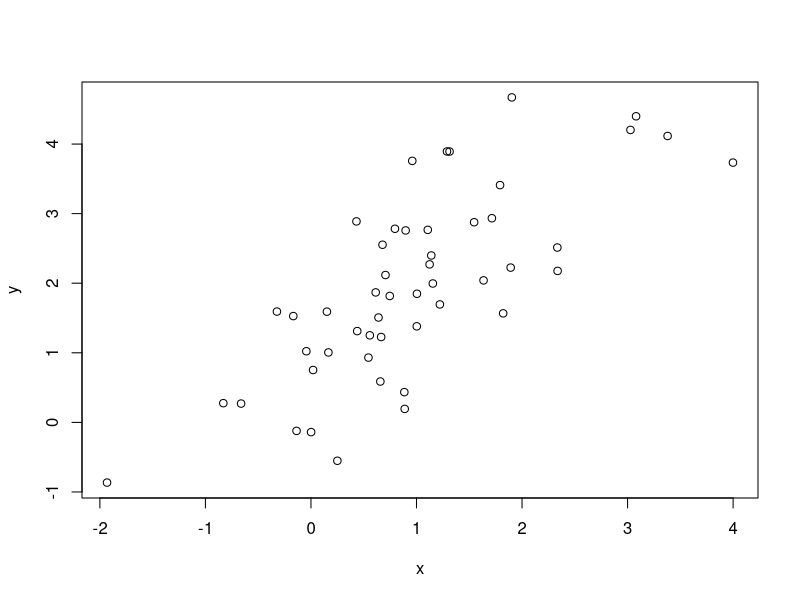
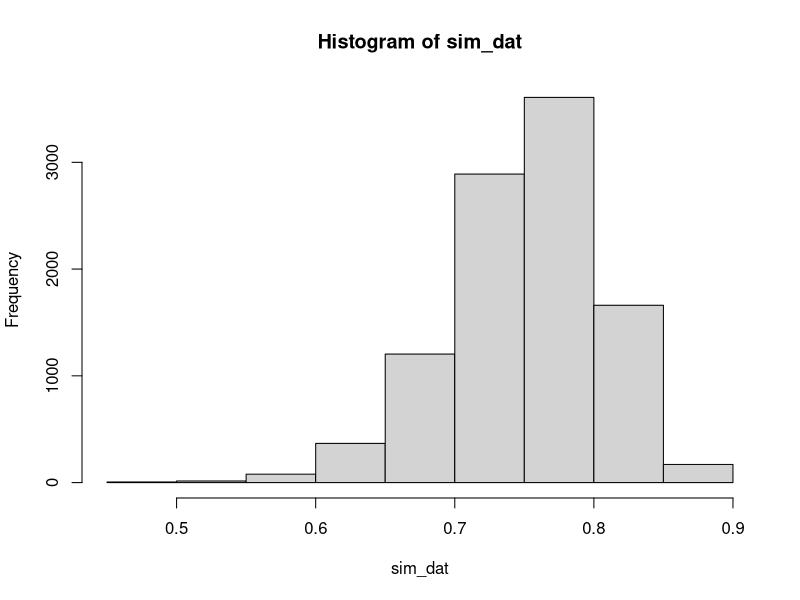

Recreate these plots in R, in order.
x <- rnorm(50, 1, 1)
y <-  x + rnorm(50, 1, 1)
cor(x, y)
1/sqrt(2)

plot(x, y)
my_dat <- data.frame(x = x, y = y)
sim_dat <- replicate(10000, {
  temp_dat <- my_dat[sample(1:50, replace = TRUE),]  
  cor(temp_dat$x, temp_dat$y)
})
hist(sim_dat)
quantile(sim_dat, c(0.025, 0.975))
cor.test(x, y)

met1 <- 0
met2 <- 0
for(i in 1:100) {
  x <- rnorm(50, 1, 1)
  y <- x + rnorm(50, 1, 1)
  my_dat <- data.frame(x = x, y = y)
  sim_dat <- replicate(1000, {
    temp_dat <- my_dat[sample(1:50, replace = TRUE),]  
    cor(temp_dat$x, temp_dat$y)
  })
  met1 <- met1 + ifelse(quantile(sim_dat, c(0.025)) < 1/sqrt(2) && quantile(sim_dat, c(0.975)) > 1/sqrt(2), 1, 0) 
  met2 <- met2 + ifelse(cor.test(x, y)$conf.int[1] < 1/sqrt(2) && cor.test(x, y)$conf.int[2] > 1/sqrt(2), 1, 0)
}



met1 <- 0
met2 <- 0
for(i in 1:100) {
  x <- rexp(50)
  y <- x + rexp(50)
  my_dat <- data.frame(x = x, y = y)
  sim_dat <- replicate(1000, {
    temp_dat <- my_dat[sample(1:50, replace = TRUE),]  
    cor(temp_dat$x, temp_dat$y)
  })
  met1 <- met1 + ifelse(quantile(sim_dat, c(0.025)) < 1/sqrt(2) && quantile(sim_dat, c(0.975)) > 1/sqrt(2), 1, 0) 
  met2 <- met2 + ifelse(cor.test(x, y)$conf.int[1] < 1/sqrt(2) && cor.test(x, y)$conf.int[2] > 1/sqrt(2), 1, 0)
}
prop.test(x = 164, n = 200, p = 0.95)
.9 * 4
